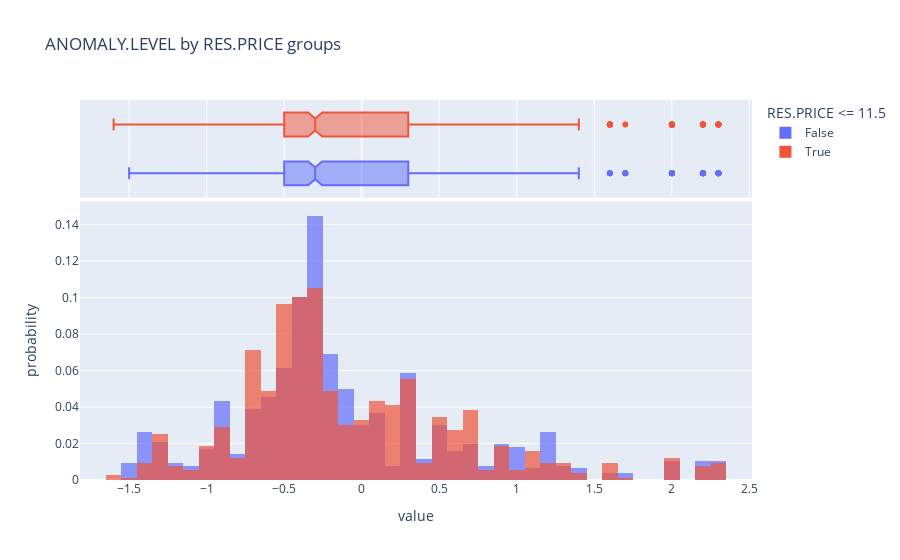

The notebook cell this image was saved under:
### Markdown cell above
Let's visualize the distribution of anomaly.levels in places with a res.price <= 11.5 and places with a res.price > 11.5

### Code cell
#Visualize the distribution of ANOMALY.LEVELS across both groups

anomalies = outages1[["RES.PRICE <= 11.5", "ANOMALY.LEVEL"]]

fig = px.histogram(anomalies, color='RES.PRICE <= 11.5', histnorm='probability', marginal='box', 
                   title="ANOMALY.LEVEL by RES.PRICE groups", barmode='overlay', opacity=0.7)
fig

### Figure 1 — Plotly figure (JSON) as saved in the notebook; plotly's stock layout.template omitted (floating-point values rounded to 4 significant figures; data arrays with more than 128 entries replaced by an {"elided": "..."} marker saying what was removed)
{"data": [{"alignmentgroup": "True", "bingroup": "x", "histnorm": "probability", "hovertemplate": "RES.PRICE <= 11.5=False<br>value=%{x}<br>probability=%{y}<extra></extra>", "legendgroup": "False", "marker": {"color": "#636efa", "opacity": 0.7, "pattern": {"shape": ""}}, "name": "False", "offsetgroup": "False", "orientation": "v", "showlegend": true, "type": "histogram", "x": {"elided": "775 float values"}, "xaxis": "x", "yaxis": "y"}, {"alignmentgroup": "True", "hovertemplate": "RES.PRICE <= 11.5=False<br>value=%{x}<extra></extra>", "legendgroup": "False", "marker": {"color": "#636efa"}, "name": "False", "notched": true, "offsetgroup": "False", "showlegend": false, "type": "box", "x": {"elided": "775 float values"}, "xaxis": "x2", "yaxis": "y2"}, {"alignmentgroup": "True", "bingroup": "x", "histnorm": "probability", "hovertemplate": "RES.PRICE <= 11.5=True<br>value=%{x}<br>probability=%{y}<extra></extra>", "legendgroup": "True", "marker": {"color": "#EF553B", "opacity": 0.7, "pattern": {"shape": ""}}, "name": "True", "offsetgroup": "True", "orientation": "v", "showlegend": true, "type": "histogram", "x": {"elided": "759 float values"}, "xaxis": "x", "yaxis": "y"}, {"alignmentgroup": "True", "hovertemplate": "RES.PRICE <= 11.5=True<br>value=%{x}<extra></extra>", "legendgroup": "True", "marker": {"color": "#EF553B"}, "name": "True", "notched": true, "offsetgroup": "True", "showlegend": false, "type": "box", "x": {"elided": "759 float values"}, "xaxis": "x2", "yaxis": "y2"}], "layout": {"barmode": "overlay", "legend": {"title": {"text": "RES.PRICE <= 11.5"}, "tracegroupgap": 0}, "title": {"text": "ANOMALY.LEVEL by RES.PRICE groups"}, "xaxis": {"anchor": "y", "domain": [0, 1], "title": {"text": "value"}}, "xaxis2": {"anchor": "y2", "domain": [0, 1], "matches": "x", "showgrid": true, "showticklabels": false}, "yaxis": {"anchor": "x", "domain": [0, 0.7326], "title": {"text": "probability"}}, "yaxis2": {"anchor": "x2", "domain": [0.7426, 1], "matches": "y2", "showgrid": false, "showline": false, "showticklabels": false, "ticks": ""}}}
